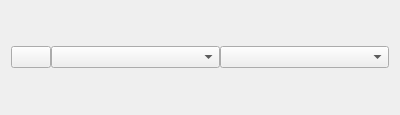
<?xml version="1.0" encoding="UTF-8"?>
<ui version="4.0">
 <class>AttributeWidget</class>
 <widget class="QWidget" name="AttributeWidget">
  <property name="geometry">
   <rect>
    <x>0</x>
    <y>0</y>
    <width>400</width>
    <height>115</height>
   </rect>
  </property>
  <property name="windowTitle">
   <string notr="true">Form</string>
  </property>
  <layout class="QHBoxLayout">
   <property name="spacing">
    <number>0</number>
   </property>
   <item>
    <widget class="QPushButton" name="pushButton">
     <property name="text">
      <string/>
     </property>
    </widget>
   </item>
   <item>
    <widget class="QComboBox" name="keyComboBox">
     <property name="sizePolicy">
      <sizepolicy hsizetype="Expanding" vsizetype="Fixed">
       <horstretch>0</horstretch>
       <verstretch>0</verstretch>
      </sizepolicy>
     </property>
    </widget>
   </item>
   <item>
    <widget class="QComboBox" name="valueComboBox">
     <property name="sizePolicy">
      <sizepolicy hsizetype="Expanding" vsizetype="Fixed">
       <horstretch>0</horstretch>
       <verstretch>0</verstretch>
      </sizepolicy>
     </property>
    </widget>
   </item>
  </layout>
 </widget>
 <resources/>
 <connections/>
</ui>
